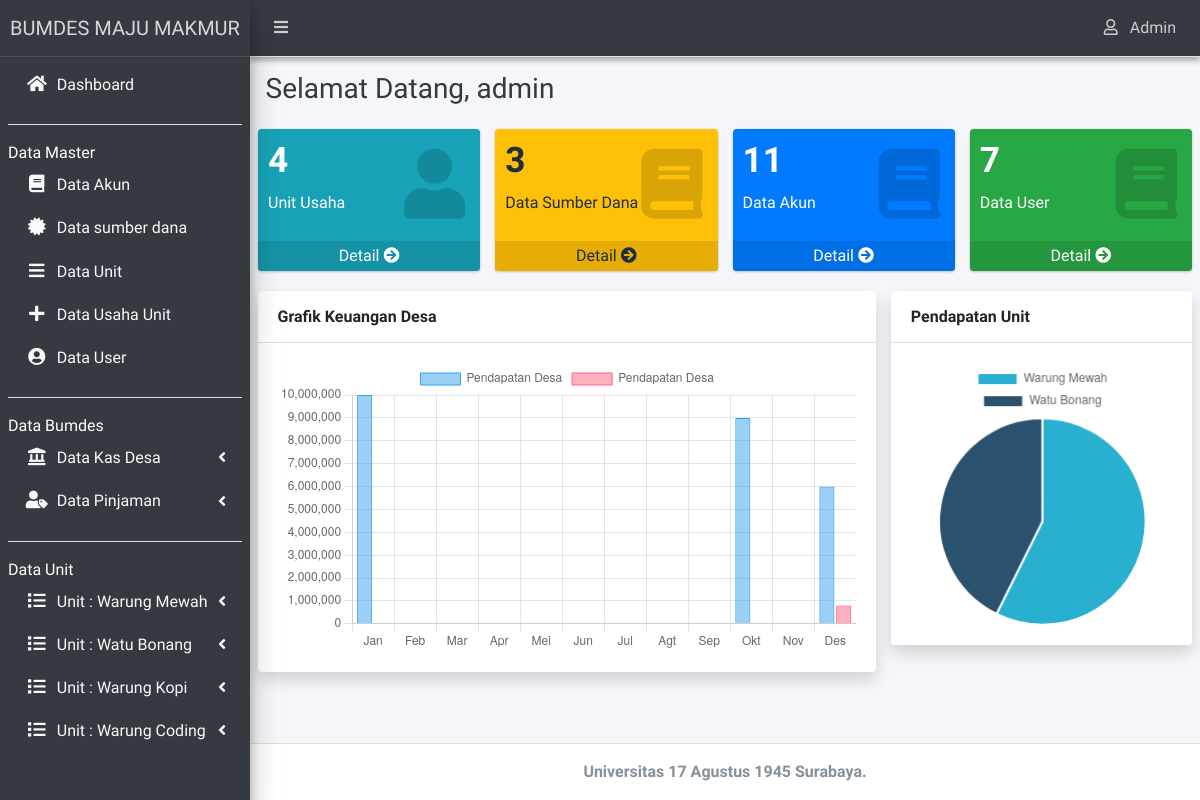
The page /admin/index.php (signed in) on the database its author committed.
### tables this page shows
CREATE TABLE `tb_unit` (
  `id_unit` int(11) NOT NULL,
  `nama_unit` varchar(30) DEFAULT NULL
);

### admin/_menu.php (the view, shortened to what this page needs)
<li class="nav-item">
	<a href="?hal=beranda" class="nav-link text-light">
		<i class="nav-icon fas fa-home"></i>
		<p> Dashboard </p>
	</a>
</li>
<?php if($_SESSION['level_user']=='Admin' || $_SESSION['level_user']=='Bendahara'){ ?>
	<li class="nav-item">
		<hr class="bg-gradient-light">
	</li>
	<div class="sidebar-heading text-white">Data Master</div>
    <li class="nav-item">
		<a class="nav-link text-light" href="?hal=akun">
			<i class="fa fa-book nav-icon"></i>
			<p>Data Akun</p>
		</a>
    </li>
    <li class="nav-item">
		<a class="nav-link text-light" href="?hal=ind">
			<i class="fa fa-certificate nav-icon"></i>
			<p>Data sumber dana</p>
		</a>
    </li>
    <li class="nav-item">
		<a class="nav-link text-light" href="?hal=unit" >
			<i class="fa fa-bars nav-icon"></i>
			<p>Data Unit</p>
		</a>
    </li>
    <li class="nav-item">
		<a class="nav-link text-light" href="?hal=kegiatan">
			<i class="fa fa-plus nav-icon"></i>
			<p>Data Usaha Unit</p>
		</a>
    </li>
    <li class="nav-item">
		<a class="nav-link text-light" href="?hal=user">
			<i class="fa fa-user-circle nav-icon"></i>
			<p>Data User</p>
		</a>
    </li>
	<li class="nav-item">
		<hr class="bg-gradient-light">
	</li>
	<div class="sidebar-heading text-white">Data Bumdes</div>
	<li class="nav-item">
		<a href="#" class="nav-link text-light">
			<i class="fas fa-solid fa-landmark nav-icon"></i>
			<p> Data Kas Desa <i class="fas fa-angle-left right"></i></p>
		</a>
    </li>
	<li class="nav-item">
		<a href="#" class="nav-link text-light">
			<i class="fas fa-solid fa-user-tag nav-icon"></i>
			<p>
			Data Pinjaman
			<i class="fas fa-angle-left right"></i>
			</p>
		</a>
    </li>
<?php } else if (isset($_SESSION['level_user'])=="Kepala Desa") { ?>
	<li class="nav-item has-treeview">
			<a href="#" class="nav-link text-light">
				<i class="nav-icon fas fa-list"></i>
				<p>
					Data Bumdes
					<i class="fas fa-angle-left right"></i>
				</p>
			</a>
			<ul class="nav nav-treeview text-light">
				<li class="nav-item">
					<a href="?hal=lap_buku_besar_kas" class="nav-link text-light">
						<i class="fa fa-bookmark nav-icon"></i>
						<p>Buku Besar</p>
					</a>
				</li>
				<li class="nav-item">
					<a href="?hal=lap_arus_kas_desa" class="nav-link text-light">
						<i class="fa fa-angle-double-right nav-icon"></i>
						<p>Arus Kas</p>
					</a>
				</li>
				<li class="nav-item">
					<a href="?hal=lap_neraca_kas" class="nav-link text-light">
						<i class="fa fa-balance-scale nav-icon"></i>
						<p>Neraca</p>
					</a>
				</li>
			</ul>
		</li>
<?php } ?>
<li class="nav-item">
	<hr class="bg-light">
</li>
<div class="sidebar-heading text-white">Data Unit</div>
<?php
$query="SELECT * from tb_unit";
$result=$mysqli->query($query);
$num_result=$result->num_rows;
if ($num_result > 0 ) {
	while ($data=mysqli_fetch_assoc($result)) {
		extract($data);  ?>
		<li class="nav-item has-treeview">
			<a href="#" class="nav-link text-light">
				<i class="nav-icon fas fa-list"></i>
				<p>
					Unit : <?=$nama_unit;?>
					<i class="fas fa-angle-left right"></i>
				</p>
			</a>
		</li>
		<?php } } ?>

### rows shown on the page
tb_unit: nama_unit "Warung Mewah"
tb_unit: nama_unit "Watu Bonang"
tb_unit: nama_unit "Warung Kopi"
tb_unit: nama_unit "Warung Coding"

### other values the page prints
$_SESSION['level_user'] "Admin"
$_SESSION['nama'] "admin"
JumlahData($mysqli,"tb_unit") "4"
JumlahData($mysqli,"tb_index") "3"
JumlahData($mysqli,"tb_akun") "11"
JumlahData($mysqli,"tb_user") "7"
chart data {{ json_encode($bulan1) }} ["Jan","Feb","Mar","Apr","Mei","Jun","Jul","Agt","Sep","Okt","Nov","Des"]
chart data {{ $dataz3['nama_unit'] }} Warung Mewah, Watu Bonang
